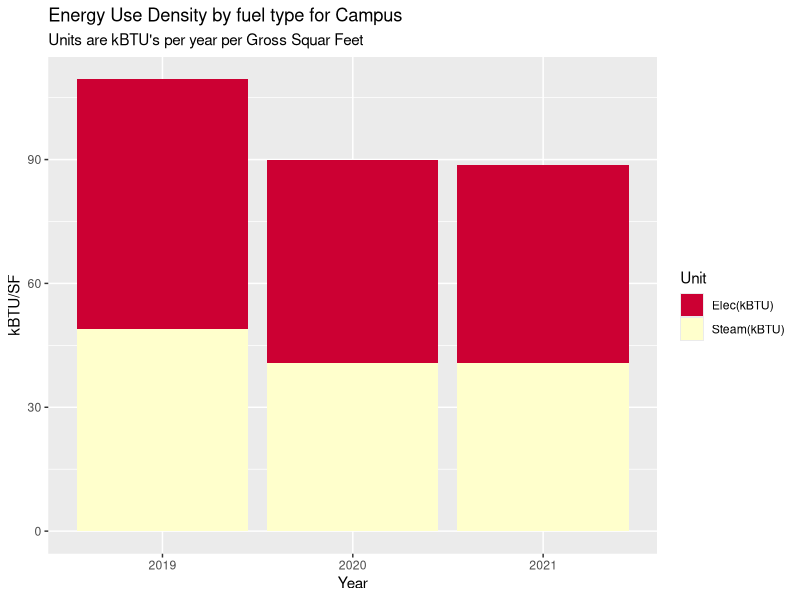
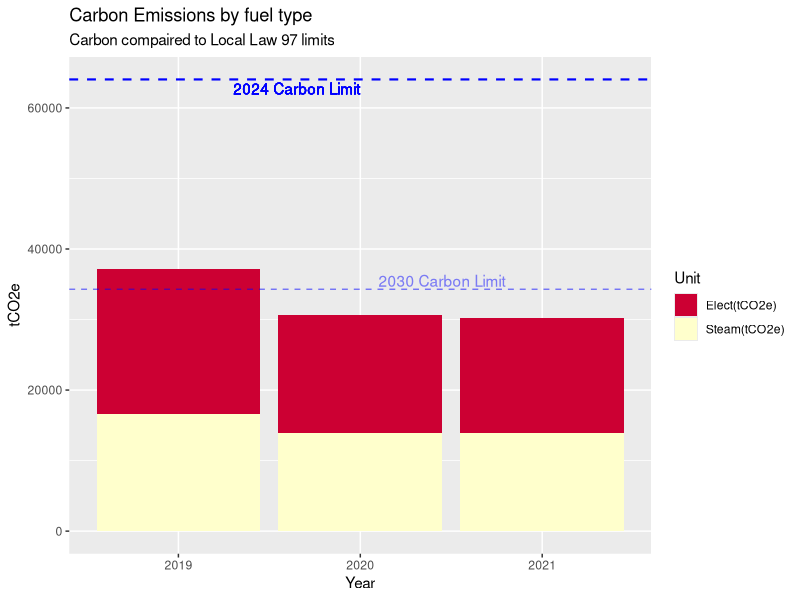
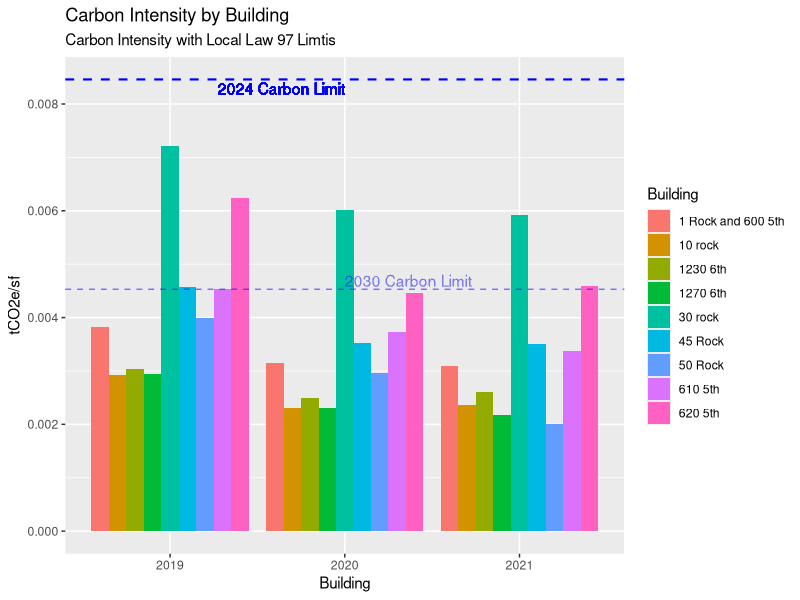
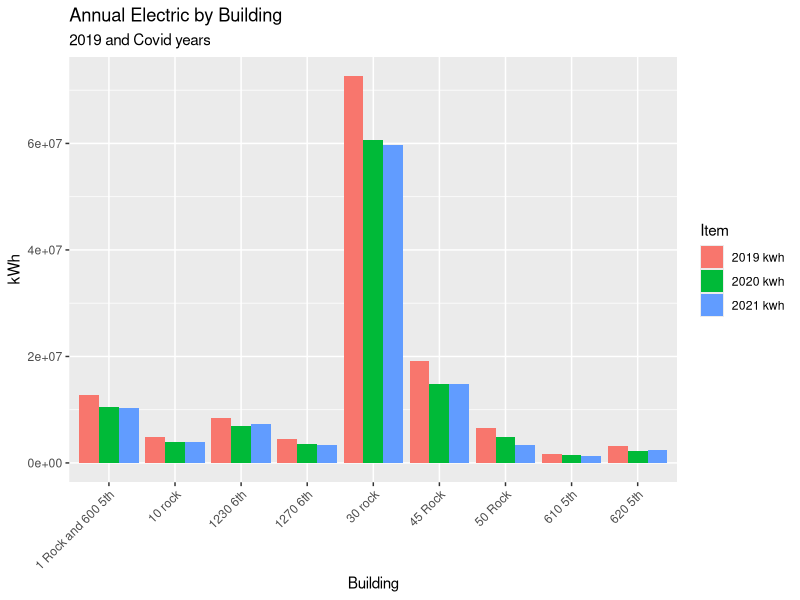
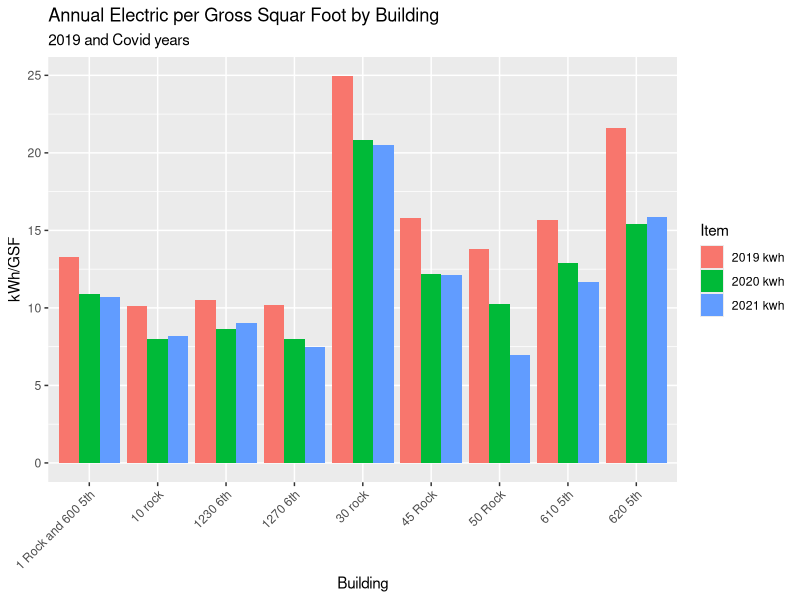
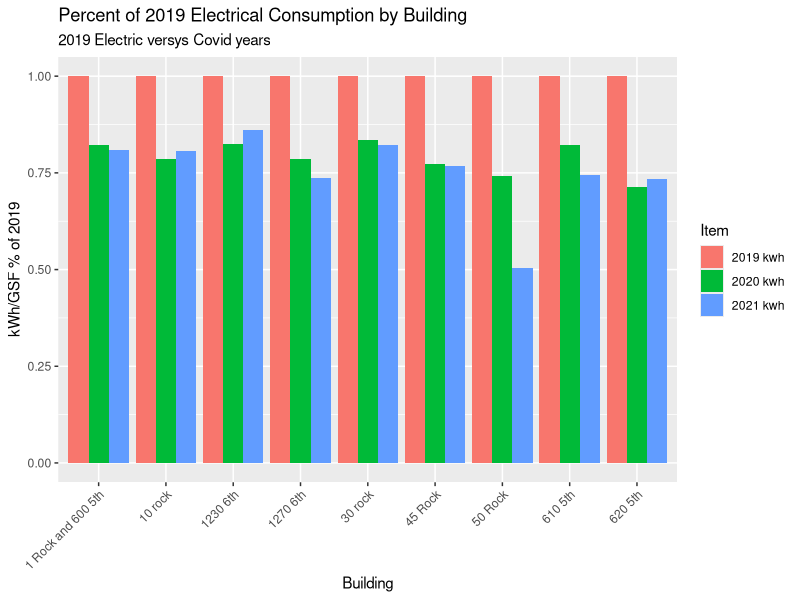
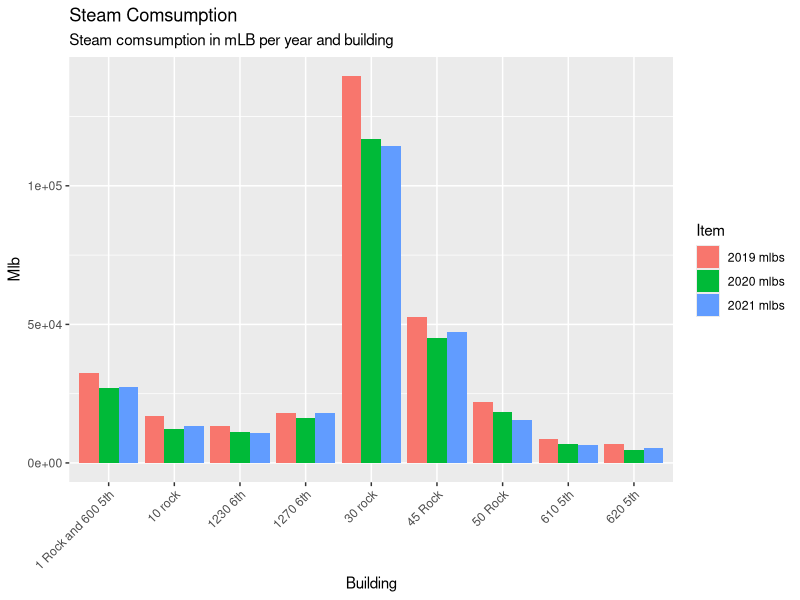
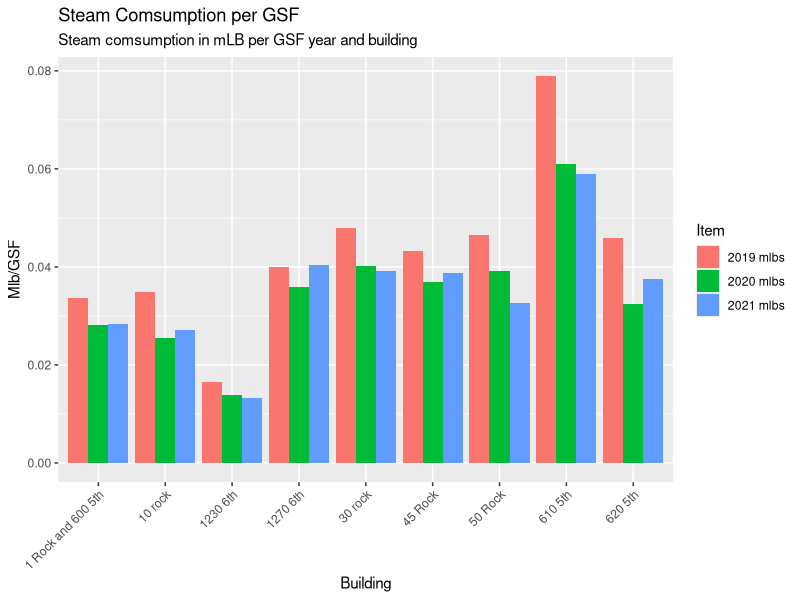

Recreate these plots in R, in order.
## ---- chunk 1

# Load packages 
my_packages <- c("tidyverse", "vroom" , "janitor" , "glue" , "tsibble" , "tidytext","lubridate", "fable", "tsibbledata", "ggplot2", "forecast", "tseries", "rio", "zoo", "readxl", "tsibbledata", "knitr", "kableExtra", "formattable", "scales")
invisible( lapply(my_packages, require, character.only = TRUE))

#Set up environment 
place <- "Home"  #Where are we working today. 
# place <- "work"

if (place == "Home"){setwd("C:/Users/paulr/Documents/R/RockCenterEnergyAnalysis")} else {setwd("C:/Users/prode/Documents/R/RockCenterEnergyAnalysis")}

if (!file.exists("data")) { dir.create("data")}

rm(place, my_packages ) #Clean up

options(dplyr.summarise.inform = FALSE)  # Suppress textin Knit printout. 



# Read in data

'ElecCF' <- 0.000288962  #2021 Carbon Values
'SteamCF' <- 0.00004493 #2021 Carbon Values
'IntensityLimit24' <- 0.00846 #2024 Limit
'IntensityLimit30' <- 0.00453 #2030 Limit

SteamData <- read_excel("data/Energy_Data_for_Net_Zero_Study.xlsx", sheet = "Sheet1", range = "B2:G11" , col_names = TRUE, na = "NA", col_types = NULL ) %>%  select(-5,-6)

ElectricData <- read_excel("data/Energy_Data_for_Net_Zero_Study.xlsx", sheet = "Sheet1", range = "B13:G23" , col_names = TRUE, na = "NA", col_types = NULL ) %>% select(-5,-6)

ElectricData %>% filter(Building == '1 Rock' | Building == '600 5th') %>% 
  select( -Building) %>% 
  summarise_each(funs(sum)) %>% 
  mutate(Building = "1 Rock and 600 5th") %>% 
  select(4,1,2,3) %>% rbind(ElectricData) %>% 
  filter(Building != '1 Rock' & Building != '600 5th') -> ElectricData

BuildingGSF <- read_excel("data/Energy_Data_for_Net_Zero_Study.xlsx", sheet = "Sheet1", range = "B28:C39" , col_names = TRUE, na = "NA", col_types = NULL ) %>% 
  filter(Building != '1 Rock' & Building != '600 5th')

UtilityData <- left_join(ElectricData, SteamData, by="Building") %>% left_join(BuildingGSF, by="Building")
UtilityData[is.na(UtilityData)] <- 0

#Campus EUI for each year 
UtilityData1 <- UtilityData 
apply(UtilityData1[2:4], 2, function(row) row * 3.4121 ) -> UtilityData1[2:4]
apply(UtilityData1[5:7], 2, function(row) row * 1194) -> UtilityData1[5:7]
UtilityData1 %>% select(`2019 kwh`, `2020 kwh`, `2021 kwh`, `2019 mlbs`, `2020 mlbs`, `2021 mlbs`, `Gross Floor Area`) %>%
summarise_each(funs(sum)) -> UtilityData1
    TotalFlArea <- UtilityData1$`Gross Floor Area`
    UtilityData1 %>% 
      select(-`Gross Floor Area`) %>% 
  gather(key = "Item", value = "Value") -> UtilityData1
  cbind(UtilityData1, str_split_fixed(UtilityData1$Item, " ", n=2)) %>% 
  select(-"Item") -> UtilityData1 
  colnames(UtilityData1)  <-  c("Value", "Year", "Unit") 
  apply(UtilityData1[3], 1, function(x) {ifelse(x == "kwh", "Elec(kBTU)", "Steam(kBTU)")}) -> UtilityData1[3]

  ####  PLOTS   ####
  
  
# Make an EUI plot with kBTU vales for both  electric and steam  
UtilityData2 <- UtilityData1
apply(UtilityData2[1], 1, function(row) row / TotalFlArea ) -> UtilityData2[1]
UtilityData2 %>% 
  ggplot(aes(x = Year, y = Value, fill = Unit)) +
  geom_bar(stat = "identity", position = "stack") +
  labs( title = "Energy Use Density by fuel type for Campus",
        subtitle = "Units are kBTU's per year per Gross Squar Feet") +
  xlab("Year") +
  ylab("kBTU/SF") +
  scale_fill_manual(values = c("#CC0033", "#FFFFCC"))
## ---- chunk 2

#Make a Carbon table in the dataframe UtilityData1
UtilityData3 <- UtilityData1
  apply(UtilityData3[3], 1, function(x) {ifelse(x == "Elec(kBTU)", "Elect(tCO2e)", "Steam(tCO2e)")}) -> UtilityData3[3]
  UtilityData3 %>% 
  mutate(Carbon = ifelse(Unit == "Elec(kBTU)", Value * ElecCF / 3.4121, Value * SteamCF)) %>% 
  ggplot(aes(x = Year, y = Carbon, fill = Unit)) +
  geom_bar(stat = "identity", position = "stack") +
  labs( title = "Carbon Emissions by fuel type",
        subtitle = "Carbon compaired to Local Law 97 limits") +
  labs(x = "Year", y = "tCO2e") +
  #guides(fill = FALSE) +
  geom_hline(aes(yintercept = TotalFlArea * IntensityLimit24), color = "blue", linetype = "dashed", size = 0.75) +
  geom_text(aes(x = 2, y = TotalFlArea * IntensityLimit24, label = "2024 Carbon Limit"), hjust = 1, vjust = 1.25 , color = "blue") +
  geom_hline(aes(yintercept = TotalFlArea * IntensityLimit30), linetype = "dashed", color = "blue", size = 0.5, alpha = 0.5) +
  geom_text(aes(x = 2.1, y = TotalFlArea * IntensityLimit30, label = "2030 Carbon Limit", alpha = 0.1), hjust = 0, vjust = -.2 , color = "blue", alpha = 0.1) +
  scale_fill_manual(values = c("#CC0033", "#FFFFCC"))
  
## ---- chunk 3

#Plot Carbon Intensities versus LL97 Limits 
UtilityData1 <- UtilityData 
#apply(UtilityData1[2:4], 2, function(row) row * 3.4121 ) -> UtilityData1[2:4]
apply(UtilityData1[5:7], 2, function(row) row * 1194) -> UtilityData1[5:7]
UtilityData1[2:7]/UtilityData1$`Gross Floor Area` -> UtilityData1[2:7]
colnames(UtilityData1) <- c("Building", "2019 kwh", "2020 kwh", "2021 kwh", "2019 kBTUs", "2020 kBTUs", "2021 kBTUs", "Gross Floor Area")

UtilityData1 %>% select("Building", "2019 kwh", "2020 kwh", "2021 kwh", "2019 kBTUs", "2020 kBTUs", "2021 kBTUs") -> UtilityData1

UtilityData1 %>% 
  gather(key = "Item", value = "Value", -"Building") -> UtilityData1
  cbind(UtilityData1, str_split_fixed(UtilityData1$Item, " ", n=2)) %>% 
  select(-"Item") -> UtilityData1 
  colnames(UtilityData1)  <-  c("Building", "Value", "Year", "Unit") 
  UtilityData1 %>% 
    mutate("Carbon/SF" = ifelse(Unit == "kwh", Value * ElecCF, Value * SteamCF)) %>% 
    select(Building, Year, Unit, `Carbon/SF`) %>% 
    mutate("Carbon" = "tCO2e") -> UtilityData1


UtilityData1 %>%   
ggplot(aes(x = Year, y = `Carbon/SF`, fill = Building, group = Building)) +
  geom_bar(stat = "identity", position = "dodge") +
  labs( title = "Carbon Intensity by Building",
        subtitle = "Carbon Intensity with Local Law 97 Limtis") +
  labs(x = "Building", y = "tCO2e/sf") +
  geom_hline(aes(yintercept = IntensityLimit24), color = "blue", linetype = "dashed", size = 0.75) +
  geom_text(aes(x = 2, y = IntensityLimit24, label = "2024 Carbon Limit"), hjust = 1, vjust = 1.25 , color = "blue") +
  geom_hline(aes(yintercept = IntensityLimit30), linetype = "dashed", color = "blue", size = 0.5, alpha = 0.5) +
  geom_text(aes(x = 2, y = IntensityLimit30, label = "2030 Carbon Limit"), hjust = 0, vjust = -.2 , color = "blue", alpha = 0.01) 
  

## ---- chunk 4

#1 Electric kWh
ElectricData %>% select(Building, `2019 kwh`, `2020 kwh`, `2021 kwh`) %>% 
  gather(key = "Item", value = "Value", -Building) %>%
  ggplot(aes(x = Building, y = Value, fill = Item, group = Item)) +
  labs( title = "Annual Electric by Building",
        subtitle = "2019 and Covid years", x = "Building", y = "kWh") +
  theme(axis.text.x = element_text (angle = 45, vjust = 1, hjust=1)) +
  geom_bar(stat = "identity", position = "dodge")
## ---- chunk 5
#2 Electric kWh per GSF 
UtilityData1 <- UtilityData
apply(UtilityData1[2:7], 2, function(row) row / UtilityData1$`Gross Floor Area`) -> UtilityData1[2:7]
UtilityData1 %>% select(Building, `2019 kwh`, `2020 kwh`, `2021 kwh`) %>% 
  gather(key = "Item", value = "Value", -Building) %>% 
  ggplot(aes(x = Building, y = Value, fill = Item, group = Item)) +
  labs( title = "Annual Electric per Gross Squar Foot by Building",
        subtitle = "2019 and Covid years", x = "Building", y = "kWh/GSF") +
  theme(axis.text.x = element_text (angle = 45, vjust = 1, hjust=1)) +
  geom_bar(stat = "identity", position = "dodge")
## ---- chunk 6

#3 percent kWh reductions relative to 2019 
UtilityData1 <- UtilityData
apply(UtilityData1[2:7], 2, function(row) row / UtilityData1$`Gross Floor Area`) -> UtilityData1[2:7]
apply(UtilityData1[2:4], 2, function(row) row / UtilityData1$`2019 kwh`) -> UtilityData1[2:4]
UtilityData1 %>% select(Building, `2019 kwh`, `2020 kwh`, `2021 kwh`) %>% 
  gather(key = "Item", value = "Value", -Building) %>% 
  ggplot(aes(x = Building, y = Value, fill = Item, group = Item)) + 
  labs( title = "Percent of 2019 Electrical Consumption by Building",
        subtitle = "2019 Electric versys Covid years", x = "Building", y = "kWh/GSF % of 2019") +
  theme(axis.text.x = element_text (angle = 45, vjust = 1, hjust=1)) +
  geom_bar(stat = "identity", position = "dodge")
## ---- chunk 7
# 4 Steam mlb 
SteamData %>% select(Building, `2019 mlbs`, `2020 mlbs`, `2021 mlbs`) %>% 
  gather(key = "Item", value = "Value", -Building) %>%
  ggplot(aes(x = Building, y = Value, fill = Item, group = Item)) +
  labs( title = "Steam Comsumption ",
        subtitle = "Steam comsumption in mLB per year and building", x = "Building", y = "Mlb") +
  theme(axis.text.x = element_text (angle = 45, vjust = 1, hjust=1)) +
  geom_bar(stat = "identity", position = "dodge")

## ---- chunk 8

#5 steam mlb per gsf 
UtilityData1 <- UtilityData
apply(UtilityData1[2:7], 2, function(row) row / UtilityData1$`Gross Floor Area`) -> UtilityData1[2:7]
UtilityData1 %>% select(Building, `2019 mlbs`, `2020 mlbs`, `2021 mlbs`) %>% 
  gather(key = "Item", value = "Value", -Building) %>% 
  ggplot(aes(x = Building, y = Value, fill = Item, group = Item)) +
  labs( title = "Steam Comsumption per GSF ",
        subtitle = "Steam comsumption in mLB per GSF year and building", x = "Building", y = "Mlb/GSF") +
  theme(axis.text.x = element_text (angle = 45, vjust = 1, hjust=1)) +
  geom_bar(stat = "identity", position = "dodge")
  
## ---- chunk 9

#6 percent down from 2019
UtilityData1 <- UtilityData
apply(UtilityData1[2:7], 2, function(row) row / UtilityData1$`Gross Floor Area`) -> UtilityData1[2:7]
apply(UtilityData1[5:7], 2, function(row) row / UtilityData1$`2019 mlbs`) -> UtilityData1[5:7]
UtilityData1 %>% select(Building, `2019 mlbs`, `2020 mlbs`, `2021 mlbs`) %>% 
  gather(key = "Item", value = "Value", -Building) %>% 
  ggplot(aes(x = Building, y = Value, fill = Item, group = Item)) +
  labs( title = "Percent of 2019 Steam Consumption by Building ",
        subtitle = "2019 Steam versys Covid years", x = "Building", y = "Mlb/GSF % of 2019") +
  theme(axis.text.x = element_text (angle = 45, vjust = 1, hjust=1)) +
  geom_bar(stat = "identity", position = "dodge")

## ---- chunk 10


EPA_data <- read_excel("data/EPA_Annual_Energy_Use_By_Meter.xlsx", range = "A6:BB155" , col_names = FALSE, na = "NA", col_types = NULL )

EPA_data <- read_excel("data/EPA_Annual_Energy_Use_By_Meter.xlsx", skip = 4)
